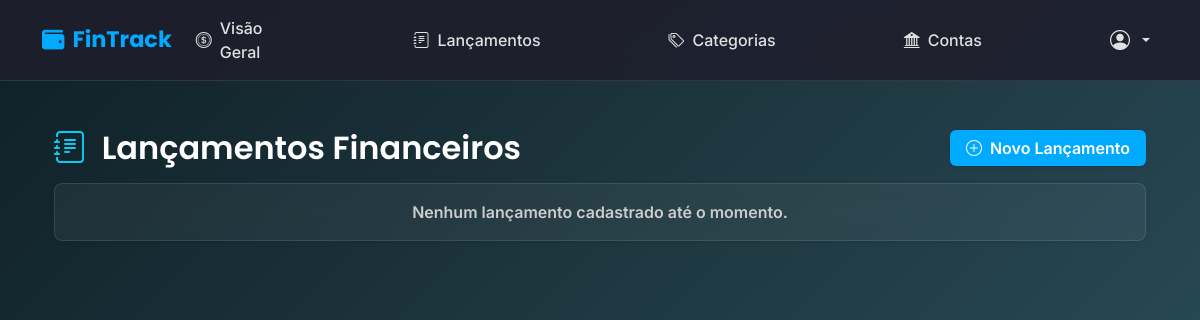
The app's page /lancamentos/ (signed in), older data.
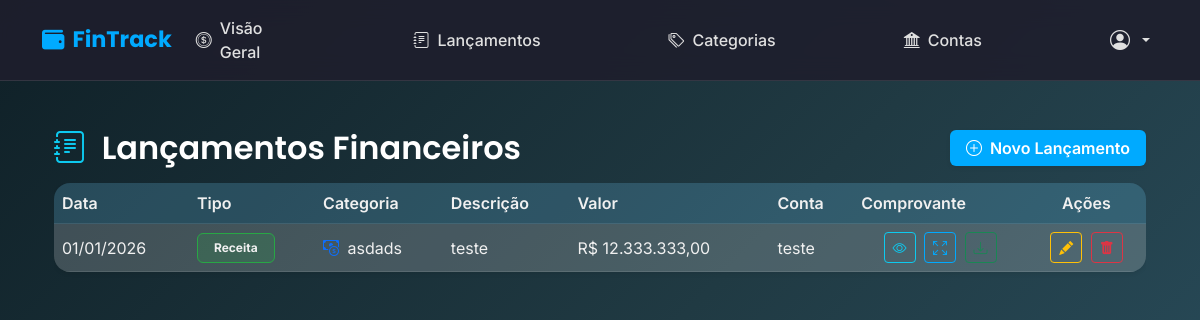
The same page, newer data.
### core/models.py (models this page shows, shortened)
class Lancamento(models.Model):
    TIPO_CHOICES = [
        ("Receita", "Receita"),
        ("Despesa", "Despesa"),
    ]
    usuario = models.ForeignKey(User, on_delete=models.CASCADE)
    conta = models.ForeignKey(Conta, on_delete=models.CASCADE)
    categoria = models.ForeignKey(Categoria, on_delete=models.CASCADE)
    tipo = models.CharField(max_length=10, choices=TIPO_CHOICES)
    descricao = models.CharField(max_length=255)
    valor = models.DecimalField(max_digits=10, decimal_places=2)
    data = models.DateField()
    comprovante = models.FileField(upload_to="comprovantes/", null=True, blank=True)
    criado_em = models.DateTimeField(auto_now_add=True)

class Categoria(models.Model):
    nome = models.CharField(max_length=100)
    tipo = models.CharField(
        max_length=10, choices=[("Receita", "Receita"), ("Despesa", "Despesa")]
    )
    cor = models.CharField(max_length=7, default="#0d6efd")
    icone = models.CharField(max_length=50, blank=True)
    usuario = models.ForeignKey(User, on_delete=models.CASCADE)

class Conta(models.Model):
    nome = models.CharField(max_length=100)
    saldo_inicial = models.DecimalField(max_digits=10, decimal_places=2, default=0)
    usuario = models.ForeignKey(User, on_delete=models.CASCADE)

### core/views.py (the view)
# urls.py: path("lancamentos/", views.listar_lancamentos, name="listar_lancamentos"),
@login_required
def listar_lancamentos(request):
    lancamentos = Lancamento.objects.filter(usuario=request.user).order_by("-data")
    categorias = Categoria.objects.filter(usuario=request.user)
    data_inicio = request.GET.get("data_inicio", "")
    data_fim = request.GET.get("data_fim", "")
    categoria_id = request.GET.get("categoria", "todas")
    tipo = request.GET.get("tipo", "todos")
    if data_inicio:
        lancamentos = lancamentos.filter(data__gte=data_inicio)
    if data_fim:
        lancamentos = lancamentos.filter(data__lte=data_fim)
    if categoria_id != "todas":
        lancamentos = lancamentos.filter(categoria_id=categoria_id)
    if tipo != "todos":
        lancamentos = lancamentos.filter(tipo=tipo)
    for l in lancamentos:
        l.valor_formatado = (
            f"{l.valor:,.2f}".replace(",", "X").replace(".", ",").replace("X", ".")
        )
    return render(
        request,
        "core/lancamento_lista.html",
        {
            "lancamentos": lancamentos,
            "categorias": categorias,
            "data_inicio": data_inicio,
            "data_fim": data_fim,
            "categoria_selecionada": categoria_id,
            "tipo_selecionado": tipo,
        },
    )

### core/templates/core/lancamento_lista.html (shortened to what this page needs)
{% extends 'core/base.html' %}
{% block content %}
<div class="container py-4">
  <div class="d-flex justify-content-between align-items-center mb-3">
    <h2 class="mb-0">
      <i class="bi bi-journal-text me-2 text-info"></i> Lançamentos Financeiros
    </h2>
    <a href="{% url 'criar_lancamento' %}" class="btn btn-primary shadow-sm fw-semibold px-3">
      <i class="bi bi-plus-circle me-1"></i> Novo Lançamento
    </a>
  </div>
  {% if lancamentos %}
    <div class="table-responsive">
      <table class="table align-middle shadow-sm rounded-4 overflow-hidden">
        <thead>
          <tr>
            <th class="fw-semibold">Data</th>
            <th class="fw-semibold">Tipo</th>
            <th class="fw-semibold">Categoria</th>
            <th class="fw-semibold">Descrição</th>
            <th class="fw-semibold">Valor</th>
            <th class="fw-semibold">Conta</th>
            <th class="fw-semibold">Comprovante</th>
            <th class="fw-semibold text-center">Ações</th>
          </tr>
        </thead>
        <tbody>
          {% for lancamento in lancamentos %}
            <tr>
              <td>{{ lancamento.data|date:"d/m/Y" }}</td>
              <td>
                {% if lancamento.categoria.tipo == 'Receita' %}
                  <span class="badge px-3 py-2" style="background: rgba(40,167,69,0.2); color: #28a745; border: 1px solid #28a745;">
                    Receita
                  </span>
                {% else %}
                  <span class="badge px-3 py-2" style="background: rgba(220,53,69,0.2); color: #dc3545; border: 1px solid #dc3545;">
                    Despesa
                  </span>
                {% endif %}
              </td>
              <td>
                <i class="{{ lancamento.categoria.icone }} me-1" style="color: {{ lancamento.categoria.cor }}"></i>
                {{ lancamento.categoria.nome }}
              </td>
              <td>{{ lancamento.descricao }}</td>
              <td class="{% if lancamento.categoria.tipo == 'Receita' %}text-success{% else %}text-danger{% endif %}">
                R$ {{ lancamento.valor_formatado }}
              </td>
              <td>{{ lancamento.conta.nome }}</td>
              <td class="text-center">
                {% if lancamento.comprovante %}
                  <button class="btn btn-sm btn-outline-info me-1"
                          data-bs-toggle="modal"
                          data-bs-target="#modalComprovante{{ lancamento.id }}">
                    <i class="bi bi-eye"></i>
                  </button>
                  <a href="{% url 'visualizar_comprovante' lancamento.id %}"
                     class="btn btn-sm btn-outline-primary me-1">
                    <i class="bi bi-arrows-fullscreen"></i>
                  </a>
                  <a href="{{ lancamento.comprovante.url }}" download
                     class="btn btn-sm btn-outline-success">
                    <i class="bi bi-download"></i>
                  </a>
                {% else %}
                  <span class="text-muted">—</span>
                {% endif %}
              </td>
              <td class="text-center">
                <a href="{% url 'editar_lancamento' lancamento.id %}"
                   class="btn btn-sm btn-outline-warning me-1">
                  <i class="bi bi-pencil-fill"></i>
                </a>
                <a href="{% url 'excluir_lancamento' lancamento.id %}"
                   class="btn btn-sm btn-outline-danger">
                  <i class="bi bi-trash-fill"></i>
                </a>
              </td>
            </tr>
          {% endfor %}
        </tbody>
      </table>
    </div>
  {% else %}
    <div class="alert text-center fw-semibold rounded-3 shadow-sm">
      Nenhum lançamento cadastrado até o momento.
    </div>
  {% endif %}
</div>
{% endblock %}

### core/templates/core/base.html (shortened to what this page needs)
<!DOCTYPE html>
<html lang="pt-br">
<head>
  <link href="https://cdn.jsdelivr.net/npm/bootstrap@5.3.2/dist/css/bootstrap.min.css" rel="stylesheet">
  <link href="https://cdnjs.cloudflare.com/ajax/libs/font-awesome/6.4.0/css/all.min.css" rel="stylesheet">
  <link href="https://cdn.jsdelivr.net/npm/bootstrap-icons@1.10.5/font/bootstrap-icons.css" rel="stylesheet">
</head>
<body>
<nav class="navbar navbar-expand-lg">
  <div class="container">
    <a class="navbar-brand d-flex align-items-center" href="{% url 'home' %}">
      <i class="fa-solid fa-wallet me-2"></i>FinTrack
    </a>
    <div class="collapse navbar-collapse" id="navbarNav">
      <ul class="navbar-nav mx-auto d-flex align-items-center">
        {% if user.is_authenticated %}
          <li class="nav-item">
            <a class="nav-link" href="{% url 'dashboard' %}">
              <i class="bi bi-coin"></i> Visão Geral
            </a>
          </li>
          <li class="nav-item">
            <a class="nav-link" href="{% url 'listar_lancamentos' %}">
              <i class="bi bi-journal-text"></i> Lançamentos
            </a>
          </li>
          <li class="nav-item">
            <a class="nav-link" href="{% url 'listar_categorias' %}">
              <i class="bi bi-tags"></i> Categorias
            </a>
          </li>
          <li class="nav-item">
            <a class="nav-link" href="{% url 'listar_contas' %}">
              <i class="bi bi-bank2"></i> Contas
            </a>
          </li>
          <li class="nav-item dropdown">
            <a class="nav-link dropdown-toggle fw-semibold"
               href="#"
               id="userDropdown"
               role="button"
               data-bs-toggle="dropdown"
               data-bs-display="static"
               aria-expanded="false">
              <i class="bi bi-person-circle fs-5"></i>
            </a>
          </li>
        {% endif %}
      </ul>
    </div>
  </div>
</nav>
<div class="container py-4">
  {% block content %}{% endblock %}
</div>
</body>
</html>

### core/templates/core/base.html (style rules this page uses)
body { font-family: 'Inter', sans-serif; min-height: 100vh; background: linear-gradient(135deg, #0f2027, #203a43, #2c5364); color: #f0f0f0; }
h1, h2, h3, h4, h5, h6, .navbar-brand { font-family: 'Poppins', sans-serif; font-weight: 600; color: #fff; }
p, span, li, label, td, th, small { font-family: 'Inter', sans-serif; color: #f0f0f0 !important; }
.navbar { position: sticky; top: 0; z-index: 1100; background: rgba(30, 30, 45, 0.9); backdrop-filter: blur(12px); border-bottom: 1px solid rgba(255, 255, 255, 0.1); }
.navbar-brand { color: #00aaff !important; font-weight: 700; font-size: 1.4rem; }
.navbar-nav { gap: 7rem; }
.navbar-nav .nav-link { display: flex; align-items: center; gap: 0.5rem; color: #e0e0e0 !important; font-weight: 500; transition: 0.3s; }
.table, .table > thead, .table > tbody, .table > tbody > tr, .table > tbody > tr > td, .table > thead > tr > th { background: rgba(255, 255, 255, 0.05) !important; color: #f0f0f0 !important; border-color: rgba(255, 255, 255, 0.1) !important; }
.table thead { background: rgba(0, 170, 255, 0.12) !important; color: #00d0ff !important; }
.table-responsive { overflow-x: auto; -webkit-overflow-scrolling: touch; }
.table { min-width: 700px; }
.btn-primary { background: #00aaff; border: none; font-weight: 500; color: #fff !important; transition: 0.3s; }
.btn-outline-primary { border: 1px solid #00aaff; color: #00aaff !important; }

Row changes from the older to the newer data that the page shows:
added Lancamento: data "01/01/2026", shows "Receita", categoria.nome "asdads", descricao "teste", valor_formatado "12.333.333,00", conta.nome "teste"
Text that changed along with them:
text no longer shown: "Nenhum lançamento cadastrado até o momento."
text now shown: "Data Tipo Categoria Descrição Valor Conta Comprovante Ações"
